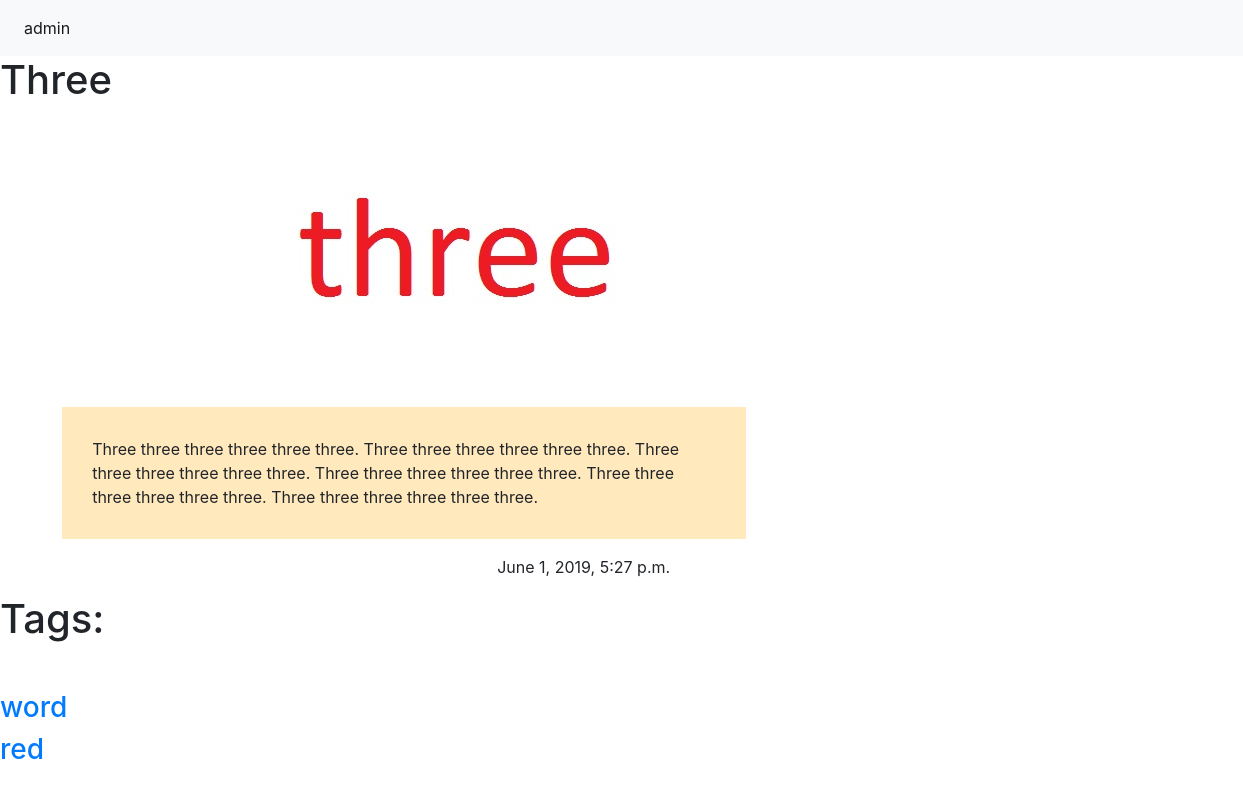
Page /19/ on the committed database.
### news/models.py (models this page shows, shortened)
class Post(models.Model):
    title = models.CharField(max_length=120)
    description = models.TextField(default='description')
    tag = models.ManyToManyField('Tag')
    image = models.FileField(null=True, blank=False)
    content = models.TextField()
    visible = models.BooleanField(default=1)
    updated = models.DateTimeField(auto_now=True, auto_now_add=False)
    timestamp = models.DateTimeField(auto_now=False, auto_now_add=True)
    class Meta:
        ordering = ["-id", "-timestamp"]

class Tag(models.Model):
    title = models.CharField(max_length=128)

### news/views.py (the view)
# urls.py: path('<int:id>/', views.single, name='single'),
def single(request, id=None):
    post = get_object_or_404(Post, id=id)
    context = {
        "post": post,
        "url": URL,
    }
    print(admin.site.urls)
    return render(request, "partial/single.html", context)

### templates/partial/single.html (shortened to what this page needs)
{% extends 'news.html' %}
{% block body %}
{% if post.visible %}
<h1>{{ post.title }}</h1>
<img class="img" src="{{ post.image.url }}" alt="">
<p class="txt">{{ post.content }}</p>
<span class="time">{{ post.timestamp }}</span>
<p class="post-meta">
	{% block title %}
	<h1 class="mb-5">Tags: </h1>
	{% for tag in post.tag.all %}
	<h3><a href="{{ url }}tag/{{ tag.title }}">{{ tag.title }}</a></h3>
	{% endfor %}
	{% endblock %}
</p>
{% else %}
<p>page not found</p>
{% endif %}
{% endblock %}

### templates/partial/single.html (style rules this page uses)
.txt { border: 4px; background: #ffe9bd; padding: 30px; margin-right : 40%; margin-left : 5%; }
.time { margin-right : 5%; margin-left : 40%; }
.img { margin-right : 50%; margin-left : 20%; }

### rows in the picture
Post: title "Three", image (picture), content "Three three three three three three. Three three three three three three. Three three three three three three. Three three three three three three. Three three three three three three. Three three three three three three.", timestamp "June 1, 2019, 5:27 p.m."
Tag: title "word"
Tag: title "red"
